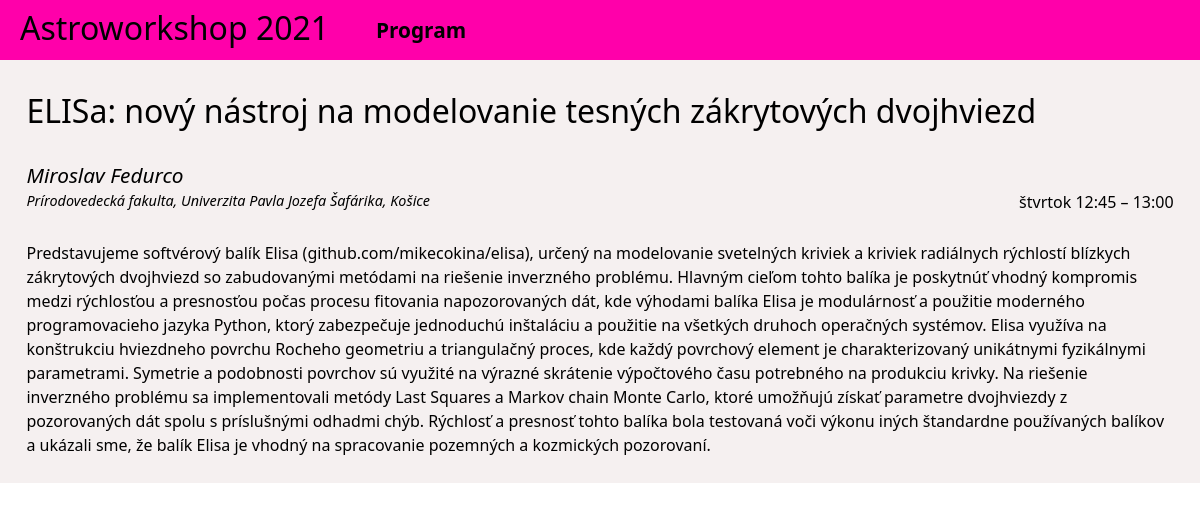
The page /talk/4/ on the database as committed earlier.
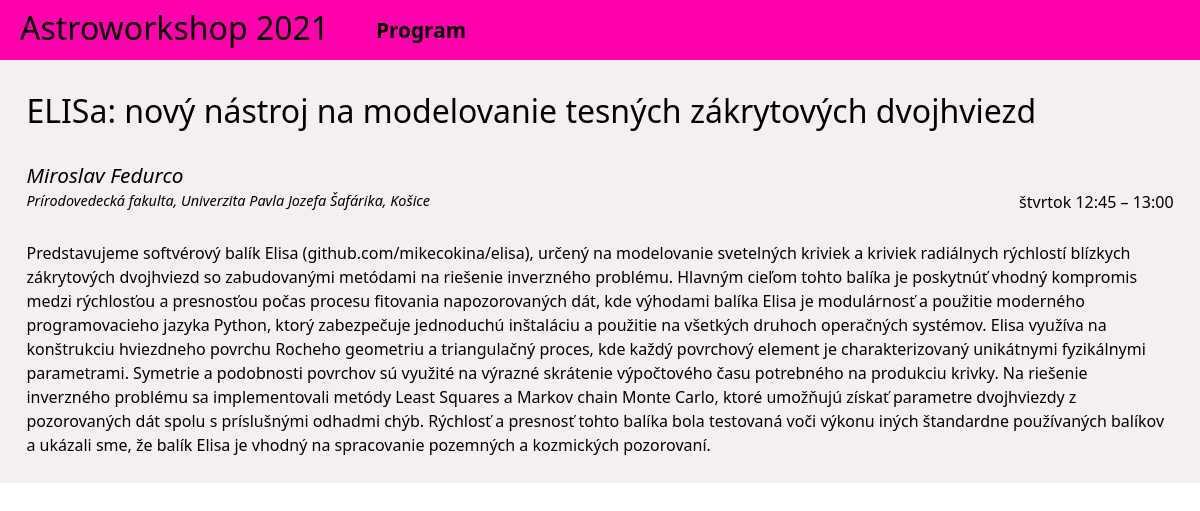
The same page on the database as committed later.
### core/models/slot.py (models this page shows, shortened)
class Slot(models.Model):
    class Meta:
        ordering = ['start', 'person']
    CATEGORY_TALK = 'T'
    CATEGORY_WORKSHOP = 'W'
    CATEGORY_MEAL = 'M'
    CATEGORY_OTHER = 'O'
    CATEGORIES = [
        (CATEGORY_TALK, 'Prednáška'),
        (CATEGORY_WORKSHOP, 'Workshop'),
        (CATEGORY_MEAL, 'Jedlo'),
        (CATEGORY_OTHER, 'Ostatné'),
    ]
    title = models.CharField(null=True, blank=True, unique=True, max_length=256)
    abstract = models.TextField(null=True, blank=True, max_length=4096)
    start = models.DateTimeField(null=True, blank=True, unique=True)
    duration = models.PositiveIntegerField(null=False)
    person = models.ForeignKey('Participant', on_delete=models.CASCADE, null=True, blank=True)
    event = models.ForeignKey('Event', null=True, blank=True, on_delete=models.CASCADE)
    category = models.CharField(max_length=1, choices=CATEGORIES, default=CATEGORY_TALK)

### core/models/participant.py (models this page shows)
class Participant(AbstractUser):
    class Meta:
        ordering = ['last_name', 'first_name']
    affiliations = models.ManyToManyField('Institute', through='Affiliation')
    participations = models.ManyToManyField(
        'Event',
        through='Participation',
        through_fields=('person', 'event'),
    )
    def __str__(self):
        return f"{self.first_name} {self.last_name}"

### core/views/talks.py (the view)
# urls.py: path('talk/<int:id>/', talks.SlotView.as_view(), name='slot'),
class SlotView(django.views.generic.DetailView):
    model = Slot
    context_object_name = 'slot'
    template_name = 'core/slot.html'
    slug_field = 'id'
    slug_url_kwarg = 'id'

### core/templatetags/astro.py (called while the page is built)
@register.filter(name='add_minutes')
def add_minutes(base, value):
    return base + datetime.timedelta(minutes=value)

### core/templates/core/slot.html (shortened to what this page needs)
{% extends 'core/base.html' %}
{% load astro %}
{% block page %}
    <h2>
        {{ slot.title }}
    </h2>
    <div class="authortime">
        <span class="author">
            {{ slot.person|default:"" }}
        </span>
        <span class="affiliation">
            {% for aff in slot.person.affiliations.all %}{{ aff.full_name }}{% endfor %}
        </span>
        <span class="time">
            {{ slot.start|date:"l H:i" }}
            {% if slot.start and slot.duration > 0 %}
                &ndash;&nbsp;{{ slot.start|add_minutes:slot.duration|time:"H:i" }}
            {% endif %}
        </span>
    </div>
    <p>
        {{ slot.abstract }}
    </p>
{% endblock %}

Rows that differ between the two databases and show on the page:
changed Slot "ELISa: nový nástroj na modelovanie tesných zákrytových dvojhviezd": abstract "…problému sa implementovali metódy Last Squares a Markov chain…" → "…problému sa implementovali metódy Least Squares a Markov chain…"
